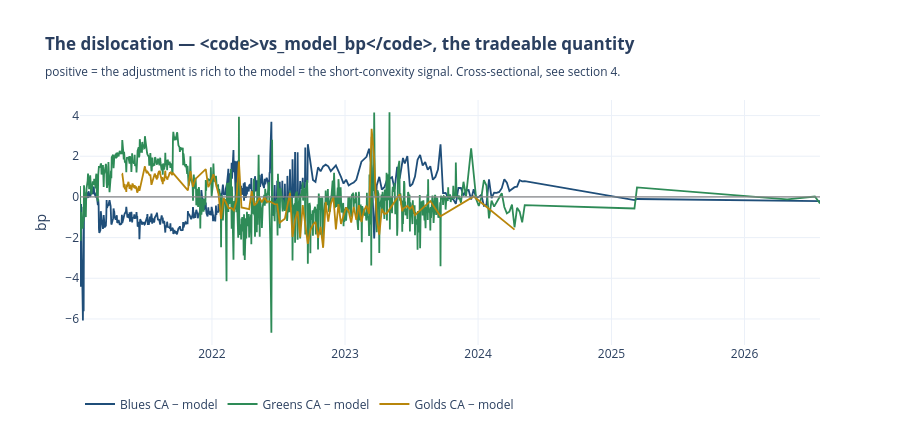

Write notebook code for a chart like this one.
### Code cell
figdis = go.Figure()
for _c in _ORDER:
    _line(figdis, COLOURS[_c]["vs_model_bp"], f"{_c} CA − model", _COL.get(_c, "#333"),
          width=1.8)
figdis.add_hline(y=0.0, line=dict(color=PALETTE["zero"], width=1.2))
figdis.update_layout(
    title=("<b>The dislocation — <code>vs_model_bp</code>, the tradeable quantity</b>"
           "<br><sub>positive = the adjustment is rich to the model = the short-convexity "
           "signal. Cross-sectional, see section 4.</sub>"),
    yaxis=dict(title="bp"), template="plotly_white", height=430,
    legend=dict(orientation="h", yanchor="bottom", y=-0.30, x=0))
figdis.show()

### Figure 1 — Plotly figure (JSON) as saved in the notebook; plotly's stock layout.template omitted (floating-point values rounded to 4 significant figures; data arrays with more than 128 entries replaced by an {"elided": "..."} marker saying what was removed)
{"data": [{"connectgaps": false, "line": {"color": "#1f4e79", "width": 1.8}, "mode": "lines", "name": "Blues CA − model", "type": "scatter", "x": {"elided": "503 str values"}, "y": {"elided": "503 float values"}, "yaxis": "y"}, {"connectgaps": false, "line": {"color": "#2e8b57", "width": 1.8}, "mode": "lines", "name": "Greens CA − model", "type": "scatter", "x": {"elided": "739 str values"}, "y": {"elided": "739 float values"}, "yaxis": "y"}, {"connectgaps": false, "line": {"color": "#b8860b", "width": 1.8}, "mode": "lines", "name": "Golds CA − model", "type": "scatter", "x": {"elided": "160 str values"}, "y": {"elided": "160 float values"}, "yaxis": "y"}], "layout": {"height": 430, "legend": {"orientation": "h", "x": 0, "y": -0.3, "yanchor": "bottom"}, "shapes": [{"line": {"color": "#888888", "width": 1.2}, "type": "line", "x0": 0, "x1": 1, "xref": "x domain", "y0": 0.0, "y1": 0.0, "yref": "y"}], "title": {"text": "<b>The dislocation — <code>vs_model_bp</code>, the tradeable quantity</b><br><sub>positive = the adjustment is rich to the model = the short-convexity signal. Cross-sectional, see section 4.</sub>"}, "yaxis": {"title": {"text": "bp"}}}}
